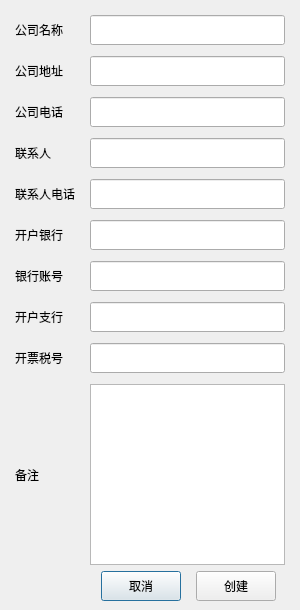
<?xml version="1.0" encoding="UTF-8"?>
<ui version="4.0">
 <class>DialogNewSupplier</class>
 <widget class="QDialog" name="DialogNewSupplier">
  <property name="geometry">
   <rect>
    <x>0</x>
    <y>0</y>
    <width>300</width>
    <height>610</height>
   </rect>
  </property>
  <property name="minimumSize">
   <size>
    <width>280</width>
    <height>600</height>
   </size>
  </property>
  <property name="maximumSize">
   <size>
    <width>420</width>
    <height>750</height>
   </size>
  </property>
  <property name="windowTitle">
   <string>Dialog</string>
  </property>
  <layout class="QGridLayout" name="gridLayout">
   <property name="leftMargin">
    <number>15</number>
   </property>
   <property name="topMargin">
    <number>15</number>
   </property>
   <property name="rightMargin">
    <number>15</number>
   </property>
   <property name="bottomMargin">
    <number>9</number>
   </property>
   <item row="0" column="0">
    <layout class="QGridLayout" name="gridLayout_2">
     <property name="horizontalSpacing">
      <number>15</number>
     </property>
     <property name="verticalSpacing">
      <number>11</number>
     </property>
     <item row="0" column="1">
      <widget class="QLineEdit" name="lineEdit_customName">
       <property name="minimumSize">
        <size>
         <width>0</width>
         <height>30</height>
        </size>
       </property>
      </widget>
     </item>
     <item row="1" column="0">
      <widget class="QLabel" name="label_15">
       <property name="text">
        <string>公司地址</string>
       </property>
       <property name="alignment">
        <set>Qt::AlignLeading|Qt::AlignLeft|Qt::AlignVCenter</set>
       </property>
      </widget>
     </item>
     <item row="1" column="1">
      <widget class="QLineEdit" name="lineEdit_addr">
       <property name="minimumSize">
        <size>
         <width>0</width>
         <height>30</height>
        </size>
       </property>
      </widget>
     </item>
     <item row="2" column="1">
      <widget class="QLineEdit" name="lineEdit_tel">
       <property name="minimumSize">
        <size>
         <width>0</width>
         <height>30</height>
        </size>
       </property>
      </widget>
     </item>
     <item row="0" column="0">
      <widget class="QLabel" name="label_13">
       <property name="text">
        <string>公司名称</string>
       </property>
       <property name="alignment">
        <set>Qt::AlignLeading|Qt::AlignLeft|Qt::AlignVCenter</set>
       </property>
      </widget>
     </item>
     <item row="4" column="0">
      <widget class="QLabel" name="label_18">
       <property name="text">
        <string>联系人电话</string>
       </property>
       <property name="alignment">
        <set>Qt::AlignLeading|Qt::AlignLeft|Qt::AlignVCenter</set>
       </property>
      </widget>
     </item>
     <item row="4" column="1">
      <widget class="QLineEdit" name="lineEdit_contact_cell">
       <property name="minimumSize">
        <size>
         <width>0</width>
         <height>30</height>
        </size>
       </property>
      </widget>
     </item>
     <item row="5" column="0">
      <widget class="QLabel" name="label_19">
       <property name="text">
        <string>开户银行</string>
       </property>
       <property name="alignment">
        <set>Qt::AlignLeading|Qt::AlignLeft|Qt::AlignVCenter</set>
       </property>
      </widget>
     </item>
     <item row="2" column="0">
      <widget class="QLabel" name="label_16">
       <property name="text">
        <string>公司电话</string>
       </property>
       <property name="alignment">
        <set>Qt::AlignLeading|Qt::AlignLeft|Qt::AlignVCenter</set>
       </property>
      </widget>
     </item>
     <item row="3" column="0">
      <widget class="QLabel" name="label_17">
       <property name="text">
        <string>联系人</string>
       </property>
       <property name="alignment">
        <set>Qt::AlignLeading|Qt::AlignLeft|Qt::AlignVCenter</set>
       </property>
      </widget>
     </item>
     <item row="6" column="1">
      <widget class="QLineEdit" name="lineEdit_bank_number">
       <property name="minimumSize">
        <size>
         <width>0</width>
         <height>30</height>
        </size>
       </property>
       <property name="text">
        <string/>
       </property>
      </widget>
     </item>
     <item row="7" column="0">
      <widget class="QLabel" name="label_21">
       <property name="text">
        <string>开户支行</string>
       </property>
       <property name="alignment">
        <set>Qt::AlignLeading|Qt::AlignLeft|Qt::AlignVCenter</set>
       </property>
      </widget>
     </item>
     <item row="7" column="1">
      <widget class="QLineEdit" name="lineEdit_bank_banch">
       <property name="minimumSize">
        <size>
         <width>0</width>
         <height>30</height>
        </size>
       </property>
      </widget>
     </item>
     <item row="5" column="1">
      <widget class="QLineEdit" name="lineEdit_bank">
       <property name="minimumSize">
        <size>
         <width>0</width>
         <height>30</height>
        </size>
       </property>
      </widget>
     </item>
     <item row="3" column="1">
      <widget class="QLineEdit" name="lineEdit_contact">
       <property name="minimumSize">
        <size>
         <width>0</width>
         <height>30</height>
        </size>
       </property>
      </widget>
     </item>
     <item row="6" column="0">
      <widget class="QLabel" name="label_20">
       <property name="text">
        <string>银行账号</string>
       </property>
       <property name="alignment">
        <set>Qt::AlignLeading|Qt::AlignLeft|Qt::AlignVCenter</set>
       </property>
      </widget>
     </item>
     <item row="8" column="1">
      <widget class="QLineEdit" name="lineEdit_cert_num">
       <property name="minimumSize">
        <size>
         <width>0</width>
         <height>30</height>
        </size>
       </property>
      </widget>
     </item>
     <item row="8" column="0">
      <widget class="QLabel" name="label_22">
       <property name="text">
        <string>开票税号</string>
       </property>
      </widget>
     </item>
     <item row="9" column="1">
      <widget class="QTextEdit" name="textEdit_note">
       <property name="minimumSize">
        <size>
         <width>0</width>
         <height>100</height>
        </size>
       </property>
      </widget>
     </item>
     <item row="9" column="0">
      <widget class="QLabel" name="label_24">
       <property name="text">
        <string>备注</string>
       </property>
       <property name="alignment">
        <set>Qt::AlignLeading|Qt::AlignLeft|Qt::AlignVCenter</set>
       </property>
      </widget>
     </item>
    </layout>
   </item>
   <item row="1" column="0">
    <layout class="QHBoxLayout" name="horizontalLayout_2">
     <property name="spacing">
      <number>15</number>
     </property>
     <property name="leftMargin">
      <number>0</number>
     </property>
     <property name="rightMargin">
      <number>9</number>
     </property>
     <item>
      <spacer name="horizontalSpacer_2">
       <property name="orientation">
        <enum>Qt::Horizontal</enum>
       </property>
       <property name="sizeHint" stdset="0">
        <size>
         <width>40</width>
         <height>20</height>
        </size>
       </property>
      </spacer>
     </item>
     <item>
      <widget class="QPushButton" name="pushButton_cancel">
       <property name="minimumSize">
        <size>
         <width>0</width>
         <height>30</height>
        </size>
       </property>
       <property name="text">
        <string>取消</string>
       </property>
      </widget>
     </item>
     <item>
      <widget class="QPushButton" name="pushButton_ok">
       <property name="minimumSize">
        <size>
         <width>0</width>
         <height>30</height>
        </size>
       </property>
       <property name="text">
        <string>创建</string>
       </property>
      </widget>
     </item>
    </layout>
   </item>
  </layout>
 </widget>
 <resources/>
 <connections/>
</ui>
